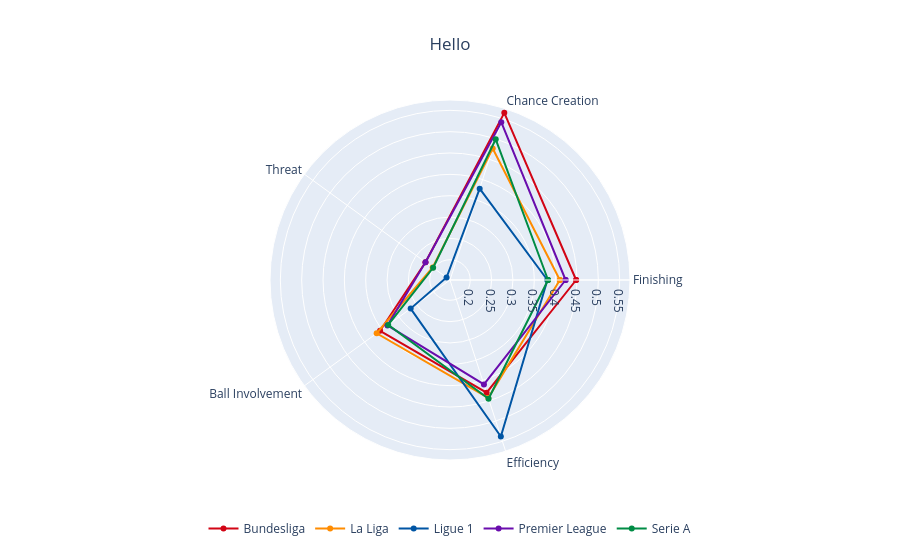

This figure's notebook cell:
### Code cell
radar_5metrics_creation(df, 'Forward', '24/25', 'Hello', figures_path)

### Figure 1 — Plotly figure (JSON) as saved in the notebook; plotly's stock layout.template omitted (floating-point values rounded to 4 significant figures)
{"data": [{"line": {"color": "#D20515", "width": 2}, "marker": {"color": "#D20515", "size": 6}, "mode": "lines+markers", "name": "Bundesliga", "r": [0.448, 0.5642, 0.2235, 0.355, 0.43, 0.448], "theta": ["Finishing", "Chance Creation", "Threat", "Ball Involvement", "Efficiency", "Finishing"], "type": "scatterpolar"}, {"line": {"color": "#FF8C00", "width": 2}, "marker": {"color": "#FF8C00", "size": 6}, "mode": "lines+markers", "name": "La Liga", "r": [0.4099, 0.4763, 0.2027, 0.3649, 0.4429, 0.4099], "theta": ["Finishing", "Chance Creation", "Threat", "Ball Involvement", "Efficiency", "Finishing"], "type": "scatterpolar"}, {"line": {"color": "#0055A4", "width": 2}, "marker": {"color": "#0055A4", "size": 6}, "mode": "lines+markers", "name": "Ligue 1", "r": [0.3807, 0.3775, 0.1625, 0.2664, 0.538, 0.3807], "theta": ["Finishing", "Chance Creation", "Threat", "Ball Involvement", "Efficiency", "Finishing"], "type": "scatterpolar"}, {"line": {"color": "#6A0DAD", "width": 2}, "marker": {"color": "#6A0DAD", "size": 6}, "mode": "lines+markers", "name": "Premier League", "r": [0.4233, 0.5412, 0.2235, 0.3337, 0.4099, 0.4233], "theta": ["Finishing", "Chance Creation", "Threat", "Ball Involvement", "Efficiency", "Finishing"], "type": "scatterpolar"}, {"line": {"color": "#008C45", "width": 2}, "marker": {"color": "#008C45", "size": 6}, "mode": "lines+markers", "name": "Serie A", "r": [0.3823, 0.4991, 0.2014, 0.3315, 0.445, 0.3823], "theta": ["Finishing", "Chance Creation", "Threat", "Ball Involvement", "Efficiency", "Finishing"], "type": "scatterpolar"}], "layout": {"legend": {"orientation": "h", "x": 0.5, "xanchor": "center", "y": -0.15, "yanchor": "top"}, "margin": {"b": 100}, "polar": {"radialaxis": {"range": [0.1525, 0.5742], "visible": true}}, "showlegend": true, "title": {"text": "Hello", "x": 0.5, "xanchor": "center"}}}
